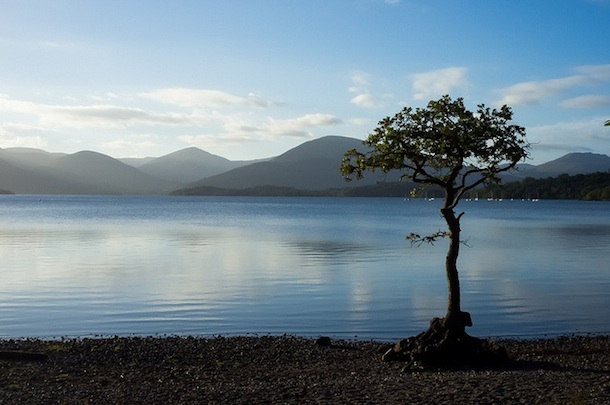
#> input picture LAKE-TREE.jpg, 610 x 405 px
$ jupyter execute Image_to_pencil_sketch.ipynb
#> lines starting #> are read from the running program, lines starting #| are printed output that depends on the picture
[cell 1]
import cv2

[cell 2]
image = cv2.imread("LAKE-TREE.jpg")
#> image is the input picture: shape (405, 610, 3); mean B, G, R 141.7, 130.4, 111.6
cv2.imshow("Lake Tree",image)
cv2.waitKey(0)

[cell 3]
gr_image=cv2.cvtColor(image, cv2.COLOR_BGR2GRAY)
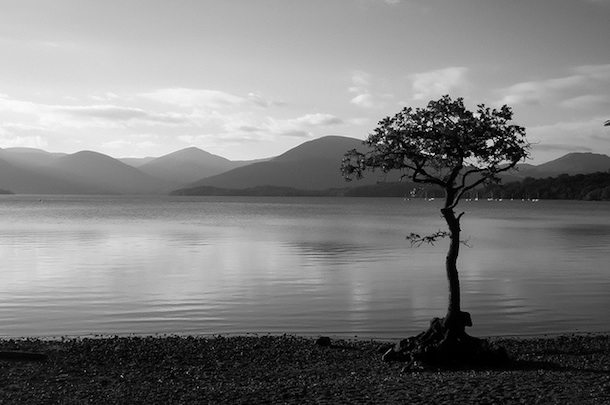
#> gr_image: shape (405, 610); min 0, max 252, mean 126.1
cv2.imshow("New shadow of lake Tree", gr_image)
cv2.waitKey(0)

[cell 4]
image = cv2.imread("LAKE-TREE.jpg")
cv2.imshow("Lake Tree",image)
cv2.waitKey(0)

[cell 5]
inverted_image = 255 - gr_image
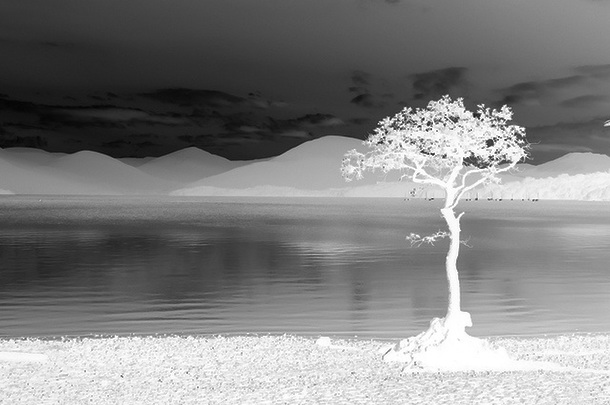
#> inverted_image: shape (405, 610); min 3, max 255, mean 128.9
cv2.imshow("Inverted", inverted_image)
cv2.waitKey()

[cell 6]
inverted_image = 255 - gr_image
cv2.imshow("Inverted", inverted_image)
cv2.waitKey()

[cell 7]
blurred = cv2.GaussianBlur(inverted_image, (21, 21), 0)
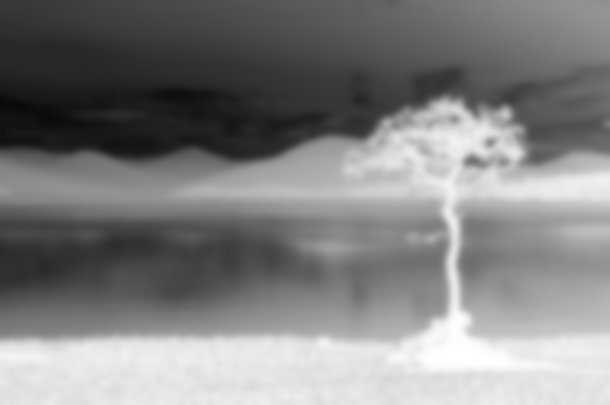
#> blurred: shape (405, 610); min 9, max 255, mean 128.9

[cell 8]
inverted_blurred = 255 - blurred
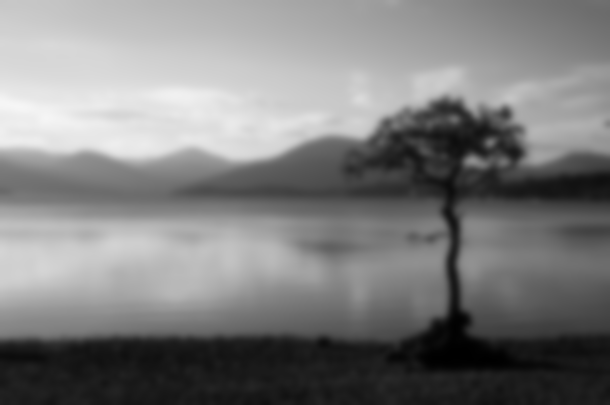
#> inverted_blurred: shape (405, 610); min 0, max 246, mean 126.1
pencil_sketch = cv2.divide(gr_image, inverted_blurred, scale=256.0)
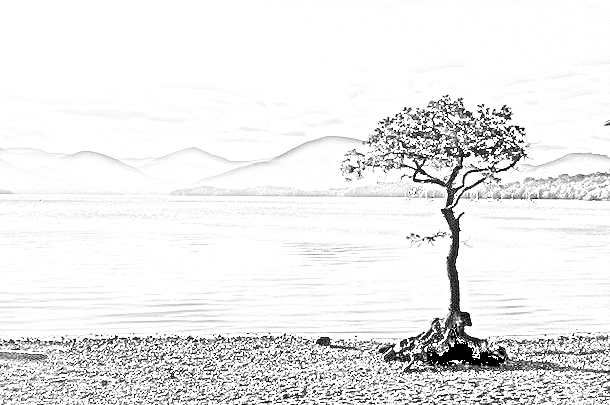
#> pencil_sketch: shape (405, 610); min 0, max 255, mean 235.3
cv2.imshow("Sketch", pencil_sketch)
cv2.waitKey(0)
